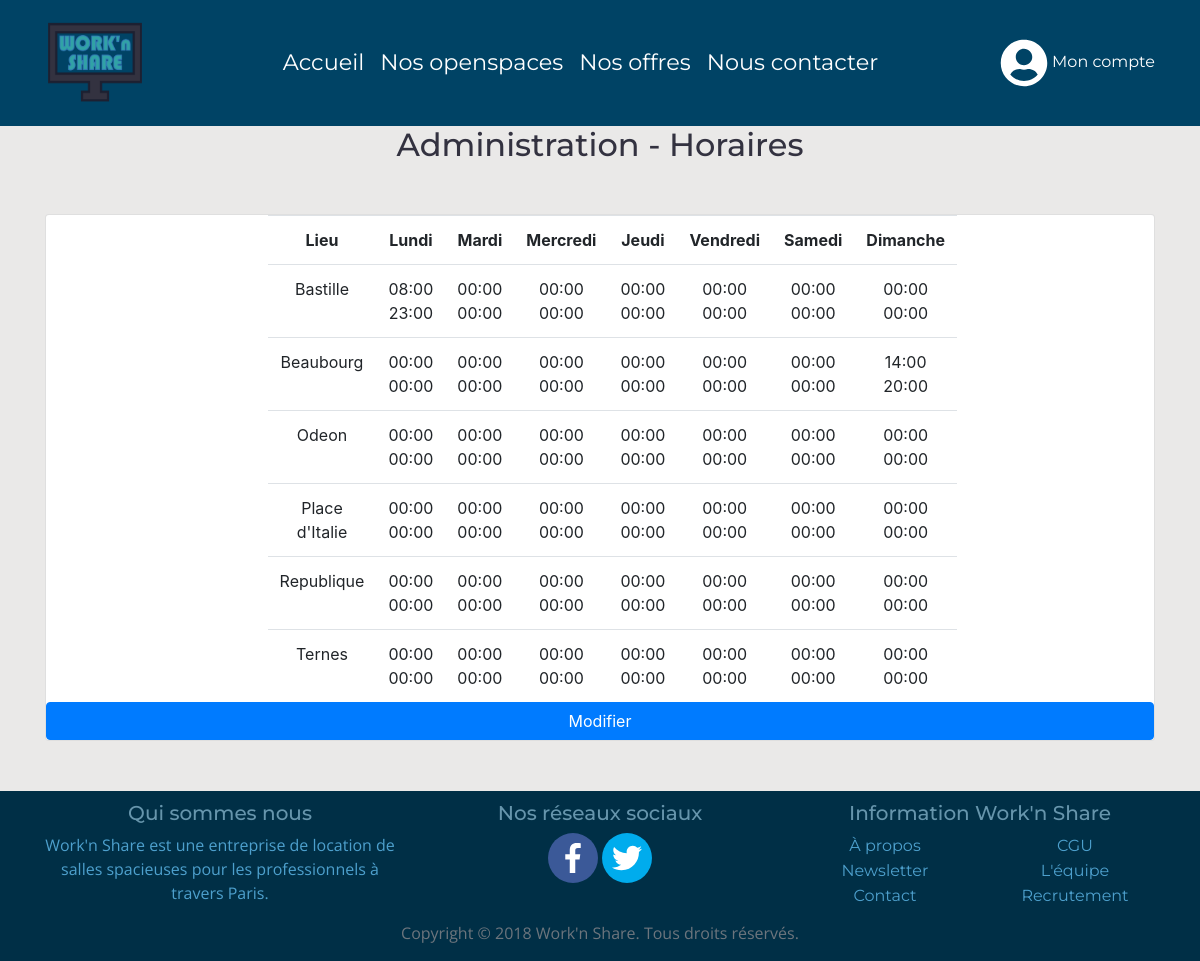
/admin_schedules.php (signed in), run on an earlier commit of the app's database.
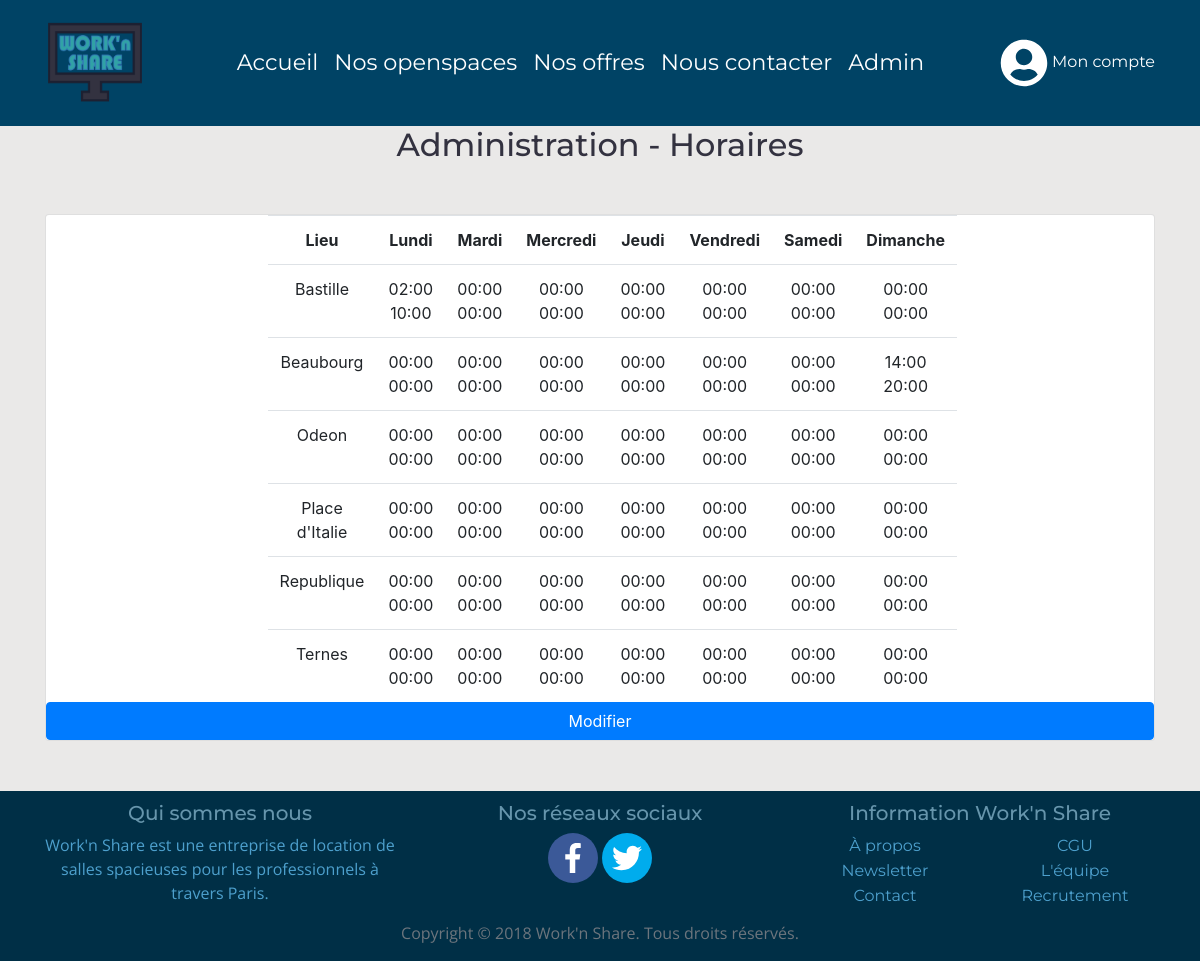
And on a later commit of the database.
### tables this page shows
CREATE TABLE IF NOT EXISTS `schedule` (
  `id_schedule` int(11) NOT NULL AUTO_INCREMENT,
  `day` varchar(9) NOT NULL,
  `begin_schedule` time NOT NULL,
  `end_schedule` time NOT NULL,
  `id_location` int(11) DEFAULT NULL,
  PRIMARY KEY (`id_schedule`)
);

CREATE TABLE IF NOT EXISTS `location` (
  `id_location` int(11) NOT NULL AUTO_INCREMENT,
  `town` varchar(50) NOT NULL,
  `address` varchar(255) NOT NULL,
  PRIMARY KEY (`id_location`)
);

### admin_schedules.php (the view, shortened to what the changed rows need)
<?php
    include 'assets/include/head.php';
    $db = connectDb();
    $query = $db->prepare("SELECT day, TIME_FORMAT(begin_schedule, '%H:%i'), TIME_FORMAT(end_schedule, '%H:%i'), id_location FROM SCHEDULE ORDER BY id_location ASC");
    $query->execute();
    $result = $query->fetchAll();
    function name_town($id,$db){
        $query = $db->prepare("SELECT * FROM LOCATION WHERE id_location=:plop");
        $query->execute(["plop" => $id]);
        $result2 = $query->fetch(PDO::FETCH_ASSOC);
        return $result2['town'];
    }
?>
    <body>
        <?php include 'assets/include/header.php'; ?>
        <section>
            <center><h2>Administration - Horaires</h2></center>
            <div class="container main-content">
                <div class="row" style="margin-top:50px; margin-bottom:50px;">
                    <div class="col-md-12">
                        <div class="card-deck">
                            <div class="card" >
                                <table class="col-md6 table table-responsive table-hover">
                                    <tbody>
                                        <tr>
                                            <th>Lieu</th>
                                            <th>Lundi</th>
                                            <th>Mardi</th>
                                            <th>Mercredi</th>
                                            <th>Jeudi</th>
                                            <th>Vendredi</th>
                                            <th>Samedi</th>
                                            <th>Dimanche</th>
                                        </tr>
                                        <?php
                                            for($i = 0; $i < 6; $i++){
                                                $name = name_town($result[$i*7][3],$db);
                                                echo '  <tr>
                                                            <td><center>'.$name.'</center></td>';
                                                for($j = 0; $j < 7; $j++){
                                                    echo '  <td><center>'.$result[$i*7+$j][1].'<br>'.$result[$i*7+$j][2].'</center></td>';
                                                }
                                                echo '</tr>';
                                            }
                                         ?>
                                    </tbody>
                                </table>
                            </div>
                        </div>
                    </div>
                </div>
            </div>
        </section>
    </body>
</html>

### assets/include/header.php (shortened to what the changed rows need)
<header>
  <nav class="navbar navbar-expand-lg navbar-light" style="background-color: #004365;">
    <div class="container">
      <div class="collapse navbar-collapse" id="navbarSupportedContent">
        <ul class="navbar-nav mx-auto">
        <?php
            if(isset($_SESSION["account"]["admin"]) && $_SESSION["account"]["admin"] == 1){
                echo '  <li class="nav-item">
                            <a class="nav-link nav-link-head" href="admin.php">Admin</a>
                        </li>';
            }
        ?>
        </ul>
      </div>
    </div>
  </nav>
</header>

What changed in the data, as far as the page shows it:
changed schedule "Bastille": j "08:00" → "02:00"; j "23:00" → "10:00"
Also different on the page:
text now shown: "Admin"
